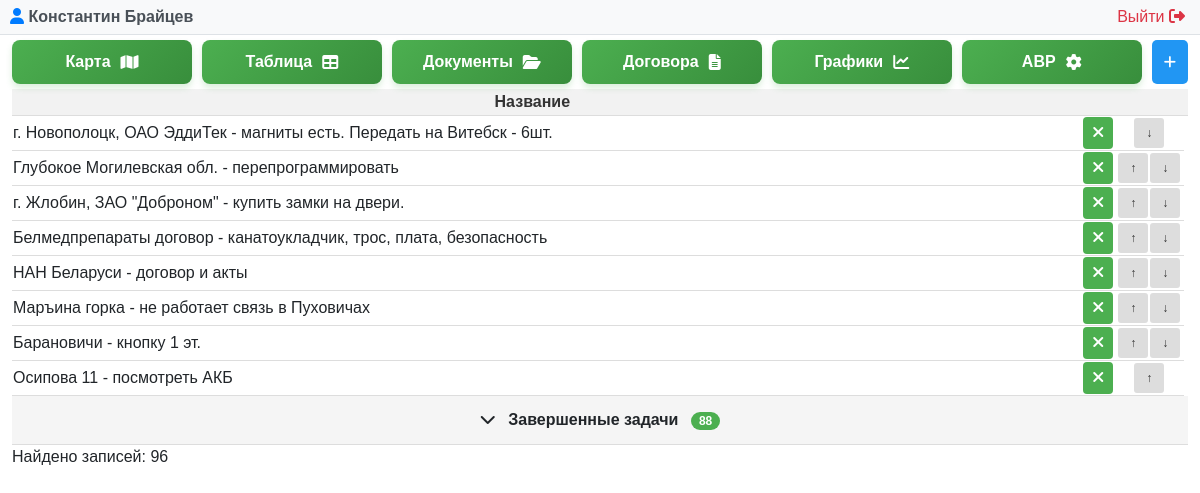
Screenshot of /problem.php (signed in) with the database file from the repository.
### tables this page shows
CREATE TABLE "LIFTEH_problem" ("id" integer NOT NULL PRIMARY KEY AUTOINCREMENT, "name" varchar(255) NOT NULL, "created_date" DATETIME DEFAULT CURRENT_TIMESTAMP, "is_completed" bool NOT NULL, "user_id" integer NOT NULL REFERENCES "auth_user" ("id") DEFERRABLE INITIALLY DEFERRED, priority INTEGER, object_id INTEGER);

### problem.php (called while the page is built, shortened)
<?php
require __DIR__ . '/modules/problem/problem.php';

### modules/auth/auth.php (called while the page is built, shortened)
<?php
function getCurrentUser() {
    try {
        $pdo = getDbConnection();
        $stmt = $pdo->prepare("SELECT id, username, email, first_name, last_name, is_superuser, is_staff, is_active, dogovor FROM auth_user WHERE id = ?");
        $stmt->execute([$_SESSION['user_id']]);
        return $stmt->fetch(PDO::FETCH_ASSOC);
    } catch (PDOException $e) {
        error_log("Ошибка получения пользователя: " . $e->getMessage());
        return null;
    }
}
?>

### modules/problem/problem.php (the view, shortened to what this page needs)
<?php
require_once __DIR__ . '/../../modules/auth/auth.php';
$currentUser = getCurrentUser();
$isSuperAdmin = ($currentUser['is_superuser'] ?? 0) == 1;
try {
    $db = new PDO('sqlite:' . DB_PATH);
    $db->setAttribute(PDO::ATTR_ERRMODE, PDO::ERRMODE_EXCEPTION);
} catch(PDOException $e) {
    die("Ошибка подключения к БД: " . $e->getMessage());
}
$db->exec("CREATE TABLE IF NOT EXISTS LIFTEH_problem (
    id INTEGER PRIMARY KEY AUTOINCREMENT,
    name TEXT NOT NULL,
    created_date DATETIME DEFAULT CURRENT_TIMESTAMP,
    is_completed INTEGER DEFAULT 0,
    user_id INTEGER,
    priority INTEGER DEFAULT 0,
    object_id INTEGER
)");
$stmt = $db->query("SELECT * FROM LIFTEH_problem WHERE is_completed != 2 ORDER BY is_completed, priority ASC");
$problems = $stmt->fetchAll(PDO::FETCH_ASSOC);
?>
<!DOCTYPE html>
<html lang="ru">
<?php $pageTitle = 'Управление проблемами'; include __DIR__ . '/../../includes/header.php'; ?>
<body>
<?php include __DIR__ . '/../../modules/admin/user_panel.php'; ?>
    <div class="container-fluid">
        <div class="controls">
            <div class="button-group">
                <a href="/map.php" class="map-button">
                    <span class="button-text">Карта</span>
                    <i class="fas fa-map"></i>
                </a>
                <a href="/index.php" class="map-button">
                    <span class="button-text">Таблица</span>
                    <i class="fas fa-table"></i>
                </a>
                <a href="/document.php" class="map-button">
                    <span class="button-text">Документы</span>
                    <i class="fas fa-folder-open"></i>
                </a>
                <?php if ($isSuperAdmin): ?>
                    <a href="/dogovor.php" class="map-button">
                        <span class="button-text">Договора</span>
                        <i class="fas fa-file-alt"></i>
                    </a>
                    <a href="/charts.php" class="map-button">
                        <span class="button-text">Графики</span>
                        <i class="fas fa-chart-line"></i>
                    </a>
                    <a href="avr.php" class="map-button">
                        <span class="button-text">АВР</span>
                        <i class="fa-solid fa-gear"></i>
                    </a>
                <?php endif; ?>
                <button class="btn btn-primary" onclick="openAddModal()">
                    <i class="fas fa-plus"></i>
                </button>
            </div>
        </div>
        <table id="problemTable">
            <thead>
                <tr>
                    <th>Название</th>
                    <th></th>
                    <th></th>
                    <th></th>
                </tr>
            </thead>
            <tbody>
                <?php
                $activeProblems = [];
                $completedProblems = [];
                foreach ($problems as $problem) {
                    if ($problem['is_completed'] == 1) {
                        $completedProblems[] = $problem;
                    } else {
                        $activeProblems[] = $problem;
                    }
                }
                ?>
                <?php foreach ($activeProblems as $problem): ?>
                <tr class="problem-row active-row" data-status="active" data-id="<?= $problem['id'] ?>">
                    <td class="<?php if ($problem['is_completed'] == 2) echo 'deleted'; ?>"
                        id="row-<?= $problem['id'] ?>"
                        onclick="openEditModal(<?= $problem['id'] ?>)"
                        style="text-align: left;">
                        <?= htmlspecialchars($problem['name']) ?>
                    </td>
                    <td style="text-align: right;">
                        <form method="POST" style="display: inline;" onsubmit="return toggleComplete(event, this)">
                            <button type="submit" class="status-badge <?= $problem['is_completed'] ? 'status-completed' : 'status-active' ?>" style="width: 30px;">
                                <?= $problem['is_completed'] ? '<i class="fas fa-check"></i>' : '<i class="fas fa-times"></i>' ?>
                            </button>
                        </form>
                    </td>
                    <td style="width: 70px;">
                        <div class="priority-buttons">
                            <?php
                            $minMax = $db->query("SELECT MIN(priority) as min_priority, MAX(priority) as max_priority
                                                    FROM LIFTEH_problem
                                                    WHERE is_completed = 0")->fetch(PDO::FETCH_ASSOC);
                            $minPriority = $minMax['min_priority'];
                            $maxPriority = $minMax['max_priority'];
                            ?>
                            <?php if ($problem['is_completed'] == 0): ?>
                                <?php if ($problem['priority'] > $minPriority): ?>
                                    <form method="POST" style="display: inline;" onsubmit="return movePriority(event, this)">
                                        <button type="submit" class="priority-btn" title="Повысить приоритет">↑</button>
                                    </form>
                                <?php endif; ?>
                                <?php if ($problem['priority'] < $maxPriority): ?>
                                    <form method="POST" style="display: inline;" onsubmit="return movePriority(event, this)">
                                        <button type="submit" class="priority-btn" title="Понизить приоритет">↓</button>
                                    </form>
                                <?php endif; ?>
                            <?php else: ?>
                                <span class="priority-disabled"></span>
                            <?php endif; ?>
                        </div>
                    </td>
                </tr>
                <?php endforeach; ?>
                <?php if (count($completedProblems) > 0): ?>
                <tr class="accordion-row" id="accordionRow">
                    <td colspan="4" style="background-color: #f5f5f5; cursor: pointer; padding: 12px; text-align: center; font-weight: bold;" onclick="toggleCompletedTasks()">
                        <span id="accordionIcon">
                            <i class="fas fa-chevron-down"></i>
                        </span>
                        Завершенные задачи
                        <span style="background-color: #4CAF50; color: white; padding: 2px 8px; border-radius: 12px; font-size: 12px; margin-left: 8px;">
                            <?= count($completedProblems) ?>
                        </span>
                    </td>
                </tr>
                <?php endif; ?>
            </tbody>
        </table>
        <div class="count">Найдено записей: <?= count($problems); ?></div>
    </div>
</body>
</html>

### modules/admin/user_panel.php (shortened to what this page needs)
<div class="user-panel">
    <div class="user-info">
        <span class="user-name">
            <i class="fas fa-user"></i>
            <?php echo htmlspecialchars($currentUser['first_name'] ?? ''); ?>
            <?php echo htmlspecialchars($currentUser['last_name'] ?? ''); ?>
        </span>
        <a href="/modules/auth/logout.php" class="logout-btn">
          Выйти <i class="fas fa-sign-out-alt"></i>
        </a>
    </div>
</div>

### assets/css/problem_styles.css (style rules this page uses)
body { font-family: Arial, sans-serif; }
.btn { margin: 0px !important; padding: 8px 12px !important; border-radius: 5px !important; }
.button-group { flex-wrap: wrap; margin-top: 5px; display: flex; gap: 10px; }
.map-button, .refresh-button { flex: 1; padding: 10px 10px; border-radius: 8px; text-decoration: none; display: flex; align-items: center; justify-content: center; gap: 10px; font-weight: bold; font-size: 16px; transition: all 0.3s ease; text-align: center; }
.map-button { background: linear-gradient(135deg, #4CAF50 0%, #388E3C 100%); color: white; box-shadow: 0 4px 6px rgba(76, 175, 80, 0.2); }
table { width: 100%; border-collapse: collapse; margin-top: 5px; }
th, td { text-align: center; border-bottom: 1px solid #ddd; }
th { background-color: #f2f2f2; font-weight: bold; color: #333; }
.btn { display: inline-block; padding: 8px 16px; background-color: #4CAF50; color: white; border: none; border-radius: 4px; cursor: pointer; font-size: 14px; text-decoration: none; margin-right: 5px; transition: opacity 0.3s; }
.btn-primary { background-color: #2196F3; }
.priority-buttons { display: inline-flex; gap: 2px; }
.priority-btn { width: 30px; height: 30px; padding: 4px 8px; font-size: 12px; background-color: #ddd; color: #333; border: none; border-radius: 3px; cursor: pointer; }
.status-badge { padding: 4px 8px; border-radius: 4px; font-weight: bold; border: none; cursor: pointer; }
.status-active { background-color: #4CAF50; color: white; }
.accordion-row td { background-color: #f8f9fa; cursor: pointer; transition: background-color 0.3s ease; user-select: none; }
.accordion-row td i { transition: transform 0.3s ease; margin-right: 8px; }

### modules/admin/user_panel.php (style rules this page uses)
.user-panel { background-color: #f8f9fa; padding: 5px 10px; border-bottom: 1px solid #dee2e6; margin-bottom: 0px; }
.user-info { max-width: 1200px; margin: 0 auto; display: flex; justify-content: space-between; align-items: center; }
.user-name { font-weight: bold; color: #495057; }
.user-name i { color: #007bff; }
.logout-btn { color: #dc3545; text-decoration: none; border-radius: 4px; transition: background-color 0.3s; }
.logout-btn i { margin-right: 5px; }

### rows the page displays
lifteh_problem: name "г. Новополоцк, ОАО ЭддиТек - магниты есть. Передать на Витебск - 6шт.", is_completed False (drawn)
lifteh_problem: name "Глубокое Могилевская обл. - перепрограммировать", is_completed False (drawn)
lifteh_problem: name "г. Жлобин, ЗАО \"Доброном\" - купить замки на двери.", is_completed False (drawn)
lifteh_problem: name "Белмедпрепараты договор - канатоукладчик, трос, плата, безопасность", is_completed False (drawn)
lifteh_problem: name "НАН Беларуси - договор и акты", is_completed False (drawn)
lifteh_problem: name "Маръина горка - не работает связь в Пуховичах", is_completed False (drawn)
lifteh_problem: name "Барановичи - кнопку 1 эт.", is_completed False (drawn)
lifteh_problem: name "Осипова 11 - посмотреть АКБ", is_completed False (drawn)

### other values shown
$currentUser['first_name'] "Константин"
$currentUser['last_name'] "Брайцев"
count($completedProblems) "88"
count($problems) "96"
